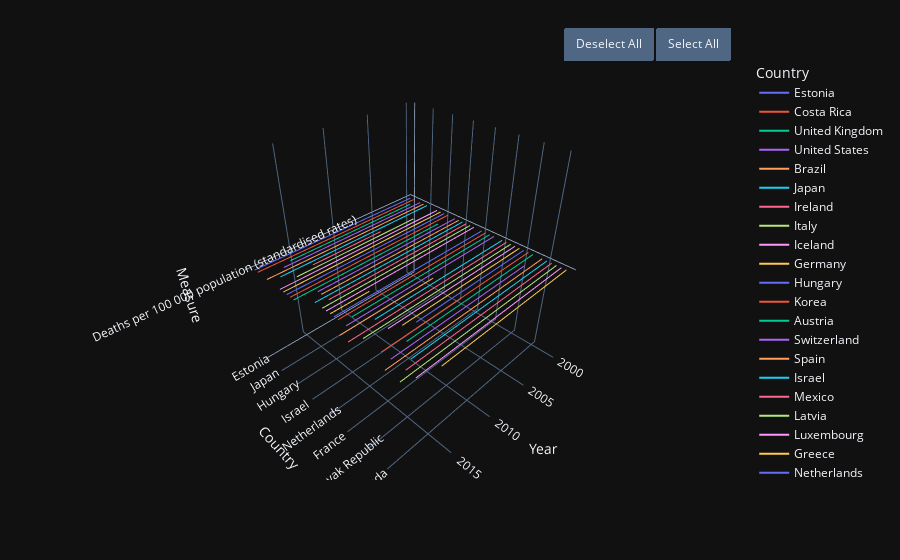

Here is the notebook cell this chart was saved with:
### Code cell
dataframe1=pd.read_csv('Mortality.csv')
dataframe1=df1.loc[dataframe1['Variable']=='Avoidable mortality (preventable+treatable)']
dataframe1=dataframe1.loc[dataframe1['Measure']=="Deaths per 100 000 population (standardised rates)"]
fig=px.line_3d(dataframe1,x='Year',y='Country',z='Measure',color='Country',template="plotly_dark")
layout()
fig.show()
